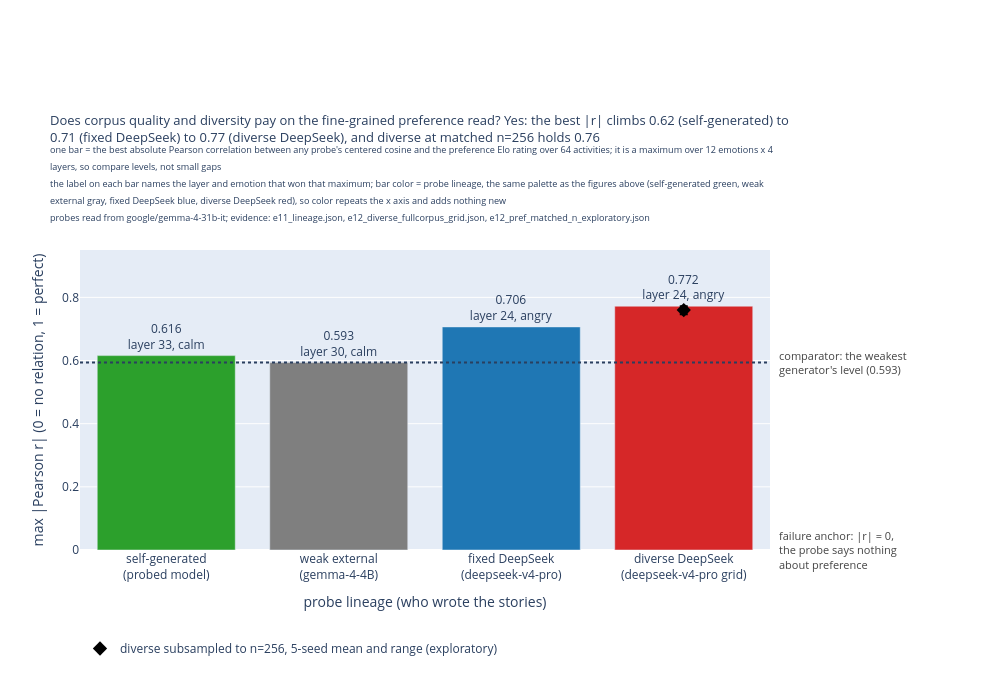

The notebook cell this image was saved under:
### Markdown cell above
## 6. Where does corpus quality still pay?

Detection is a coarse read: it only asks whether the right emotion made the top
3. This is E11's registered preference read (registry name: read R3), which is
finer grained. For each of 64 activities the model was asked to compare
pairwise, an Elo rating summarises how much it says it prefers that activity.
The read then asks how strongly a probe's centered cosine tracks that rating.

Section 4 left a hypothesis open: that the diverse corpus's extra variance is
coverage, and coverage should pay on a read that needs more resolution than a
top-3 ranking. This is that read.

### Code cell
# section 6 is load-call-show: the best probe-to-Elo correlation per lineage,
# with the exploratory matched-size check overlaid on the diverse bar
from emotion_vectors.lineage_report import preference_figure

fig_preference, preference_stats = preference_figure(evidence)
fig_preference.show()
print("\n".join(preference_stats["lines"]))

### Figure 1 — Plotly figure (JSON) as saved in the notebook; plotly's stock layout.template omitted (floating-point values rounded to 4 significant figures)
{"data": [{"marker": {"color": ["#2ca02c", "#7f7f7f", "#1f77b4", "#d62728"]}, "showlegend": false, "text": ["0.616<br>layer 33, calm", "0.593<br>layer 30, calm", "0.706<br>layer 24, angry", "0.772<br>layer 24, angry"], "textposition": "outside", "type": "bar", "x": ["self-generated<br>(probed model)", "weak external<br>(gemma-4-4B)", "fixed DeepSeek<br>(deepseek-v4-pro)", "diverse DeepSeek<br>(deepseek-v4-pro grid)"], "y": [0.6155, 0.5935, 0.7065, 0.772]}, {"error_y": {"array": [0.0124], "arrayminus": [0.0136], "symmetric": false, "type": "data"}, "marker": {"color": "black", "size": 11, "symbol": "diamond"}, "mode": "markers", "name": "diverse subsampled to n=256, 5-seed mean and range (exploratory)", "type": "scatter", "x": ["diverse DeepSeek<br>(deepseek-v4-pro grid)"], "y": [0.7598]}], "layout": {"annotations": [{"align": "left", "font": {"color": "#444444", "size": 11}, "showarrow": false, "text": "comparator: the weakest<br>generator's level (0.593)", "x": 1.01, "xanchor": "left", "xref": "paper", "y": 0.5935, "yref": "y"}, {"align": "left", "font": {"color": "#444444", "size": 11}, "showarrow": false, "text": "failure anchor: |r| = 0,<br>the probe says nothing<br>about preference", "x": 1.01, "xanchor": "left", "xref": "paper", "y": 0.0, "yref": "y"}], "height": 700, "legend": {"orientation": "h", "y": -0.28, "yanchor": "top"}, "margin": {"b": 150, "r": 230, "t": 250}, "shapes": [{"line": {"dash": "dot"}, "type": "line", "x0": 0, "x1": 1, "xref": "x domain", "y0": 0.5935, "y1": 0.5935, "yref": "y"}], "title": {"font": {"size": 13}, "text": "Does corpus quality and diversity pay on the fine-grained preference read? Yes: the best |r| climbs 0.62 (self-generated) to<br>0.71 (fixed DeepSeek) to 0.77 (diverse DeepSeek), and diverse at matched n=256 holds 0.76<br><sup>one bar = the best absolute Pearson correlation between any probe's centered cosine and the preference Elo rating over 64 activities; it is a maximum over 12 emotions x 4</sup><br><sup>layers, so compare levels, not small gaps</sup><br><sup>the label on each bar names the layer and emotion that won that maximum; bar color = probe lineage, the same palette as the figures above (self-generated green, weak</sup><br><sup>external gray, fixed DeepSeek blue, diverse DeepSeek red), so color repeats the x axis and adds nothing new</sup><br><sup>probes read from google/gemma-4-31b-it; evidence: e11_lineage.json, e12_diverse_fullcorpus_grid.json, e12_pref_matched_n_exploratory.json</sup>"}, "width": 1000, "xaxis": {"title": {"text": "probe lineage (who wrote the stories)"}}, "yaxis": {"range": [0, 0.95], "title": {"text": "max |Pearson r| (0 = no relation, 1 = perfect)"}}}}
